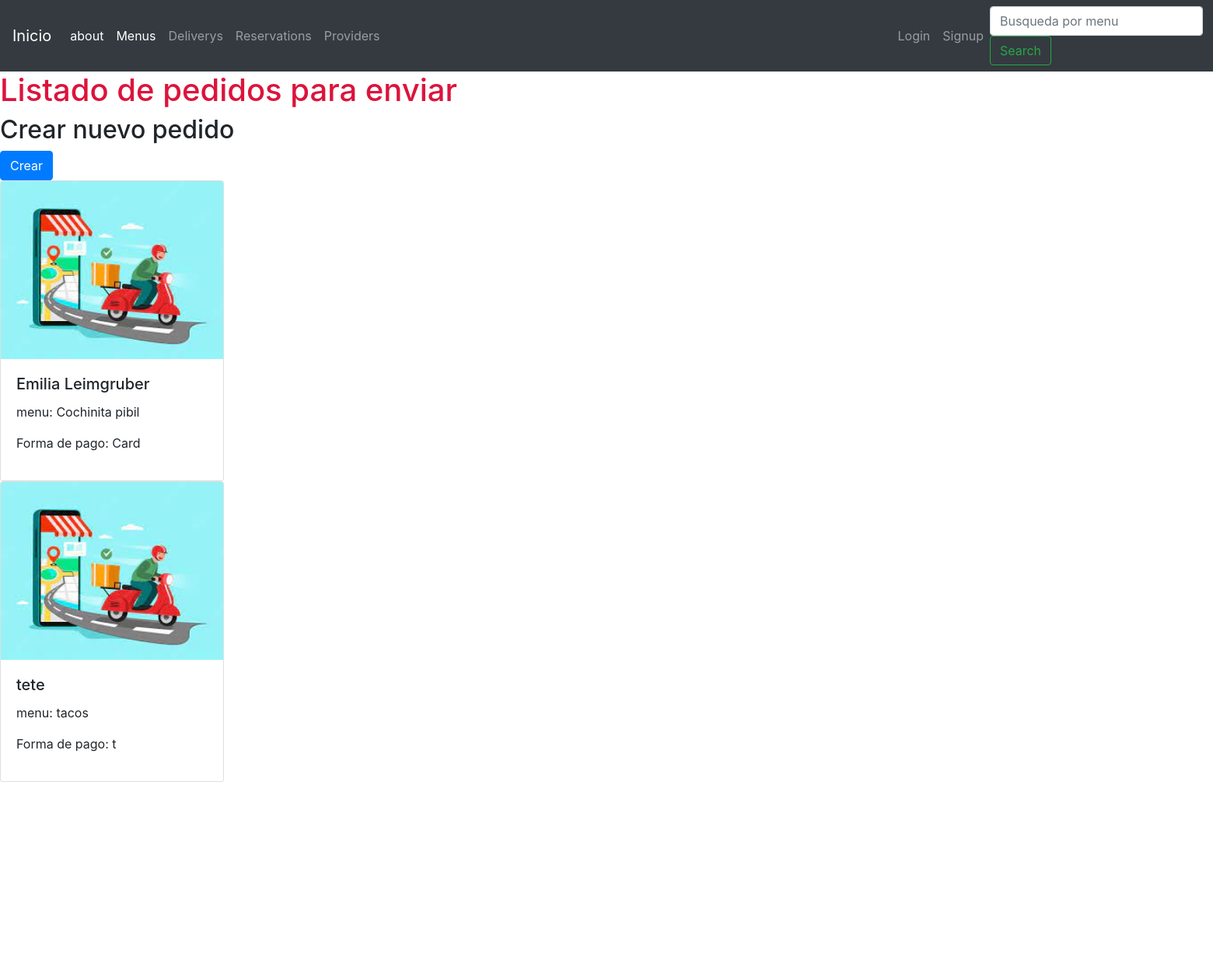
Before: /deliveries/list-deliveries/ (upper part) with the older database file.
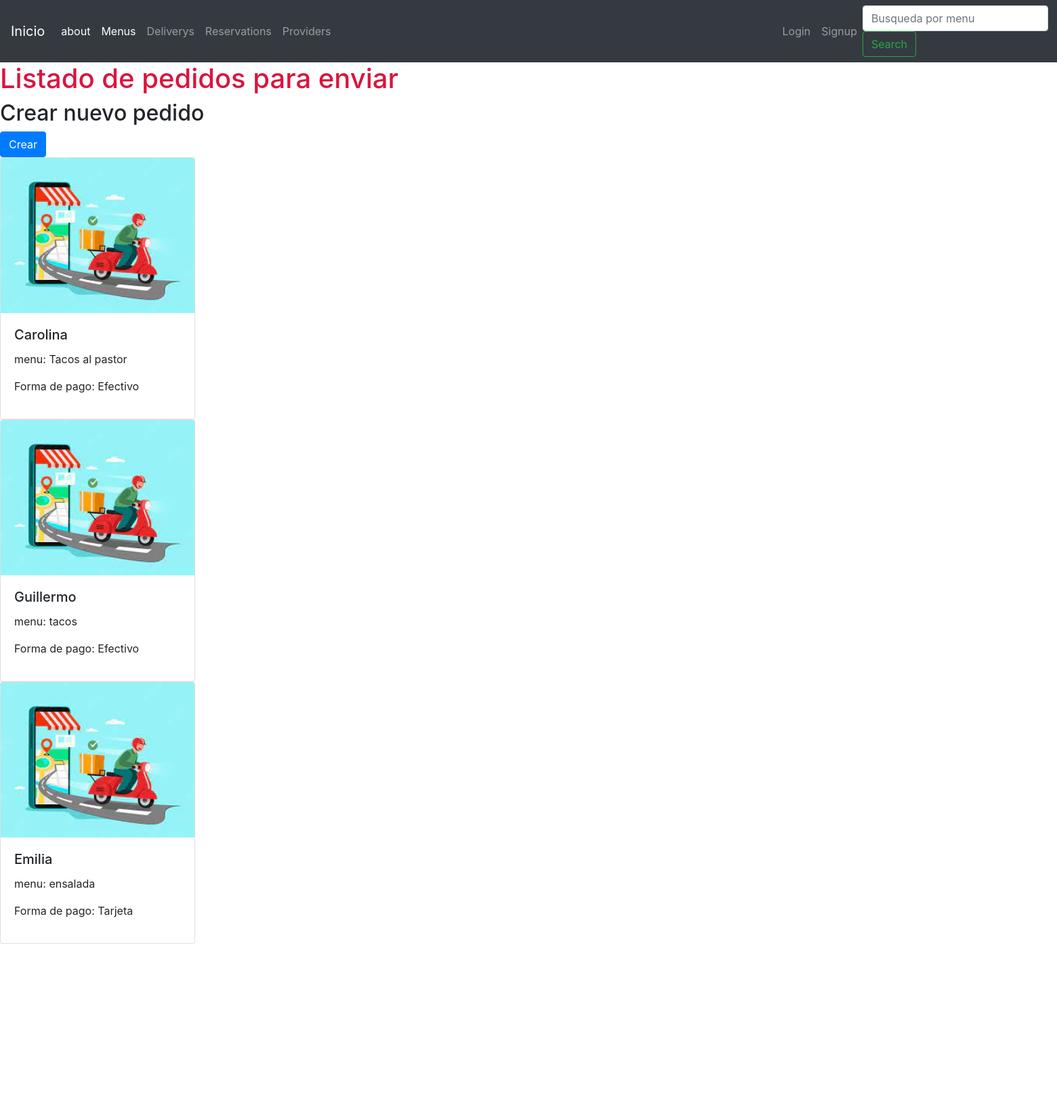
After: the same page with the newer database file.
### deliveries/models.py (models this page shows, shortened)
class Deliveries(models.Model):
    CHOICES = (
        ('Efectivo', 'Efectivo'),
        ('Tarjeta', 'Tarjeta'),
        ('Transferencia', 'Transferencia'),
    )
    client = models.CharField(max_length=100, verbose_name= 'cliente')
    menu = models.CharField(max_length=100, verbose_name= 'menu')
    create_time = models.DateTimeField(auto_now_add=True, verbose_name= 'Fecha de creacion')
    payment_method = models.CharField(max_length=13, choices=CHOICES, verbose_name= 'metodo de pago')
    class Meta:
        verbose_name = 'Delivery'
        verbose_name_plural = 'Deliverys'

### deliveries/views.py (the view)
# urls.py: path('list-deliveries/', DeliveriesListView.as_view(), name = 'list_deliveries'),
class DeliveriesListView(ListView):
    model = Deliveries
    template_name = 'deliveries/list_deliveries.html'
    success_url = '/deliveries/list-deliveries/'

### templates/deliveries/list_deliveries.html (shortened to what this page needs)
{% extends 'base.html' %}
{% block content %}
<h1 style="color:crimson;"> Listado de pedidos para enviar</h1>
<h2> Crear nuevo pedido </h2>  <a href="/deliveries/create-delivery/" class="btn btn-primary">Crear</a>
{% for delivery in object_list %}
<div class="card" style="width: 18rem;">
    <img class="card-img-top" alt="...">
    <div class="card-body">
      <h5 class="card-title">{{delivery.client}}</h5>
      <p class="card-text">menu: {{delivery.menu}}</p>
      <p>Forma de pago: {{delivery.payment_method}}</p>
    </div>
  </div>
{% endfor %}
{% endblock %}

### templates/base.html (shortened to what this page needs)
<!DOCTYPE html>
<html lang="en">
<head>
    <link rel="stylesheet" href="https://cdn.jsdelivr.net/npm/bootstrap@4.6.2/dist/css/bootstrap.min.css"
>
</head>
<body>
    <header>
        <nav class="navbar navbar-expand-lg navbar-dark bg-dark">
            <a class="navbar-brand" href="/">Inicio</a>
            <div class="collapse navbar-collapse" id="navbarSupportedContent">
                <ul class="navbar-nav mr-auto">
                  <li class="nav-item active">
                    <a class="nav-link" href="/about/">about</a>
                  </li>
                    <li class="nav-item active">
                        <a class="nav-link" href="/menus/list-menus/">Menus</a>
                    </li>
                    <li class="nav-item">
                        <a class="nav-link" href="/deliveries/list-deliveries/">Deliverys</a>
                    </li>
                    <li class="nav-item">
                        <a class="nav-link" href="/reservations/list-reservations/">Reservations</a>
                    </li>
                    <li class="nav-item" style="margin-right: 650px;">
                      <a class="nav-link" href="/providers/list-providers/">Providers</a>
                    </li>
                    {% if request.user.is_authenticated %}
                    <li class="nav-item">
                      <a class="nav-link" href="/users/logout/">Logout</a>
                    </li>
                    <li class="nav-item">
                      <a class="nav-link" href="/users/update/">{{request.user.username}}</a>
                    </li>
                        {% if request.user.profile.profile_picture.url != '' %}
                            <img src="{{request.user.profile.profile_picture.url}}" alt="profile_picture" width="50px" height="50px">
                        {% endif %}
                    {% else %}
                    <li class="nav-item">
                      <a class="nav-link" href="/users/login/">Login</a>
                    </li>
                    <li class="nav-item">
                      <a class="nav-link" href="/users/signup/">Signup</a>
                    </li>
                    {% endif %}
                </ul>
                <form class="form-inline my-2 my-lg-0" action="/menus/list-menus/" method="GET">
                    <input class="form-control mr-sm-2" type="search" placeholder="Busqueda por menu" aria-label="Search" name="search">
                    <button class="btn btn-outline-success my-2 my-sm-0" type="submit">Search</button>
                </form>
            </div>
        </nav>
    </header>
    {% block content %}
    {% endblock %}
</body>
</html>

Changed rows visible on the page:
removed Deliveries: client "Emilia Leimgruber", menu "Cochinita pibil", payment_method "Card"
removed Deliveries: client "tete", menu "tacos", payment_method "t"
added Deliveries: client "Carolina", menu "Tacos al pastor", payment_method "Efectivo"
added Deliveries: client "Guillermo", menu "tacos", payment_method "Efectivo"
added Deliveries: client "Emilia", menu "ensalada", payment_method "Tarjeta"
